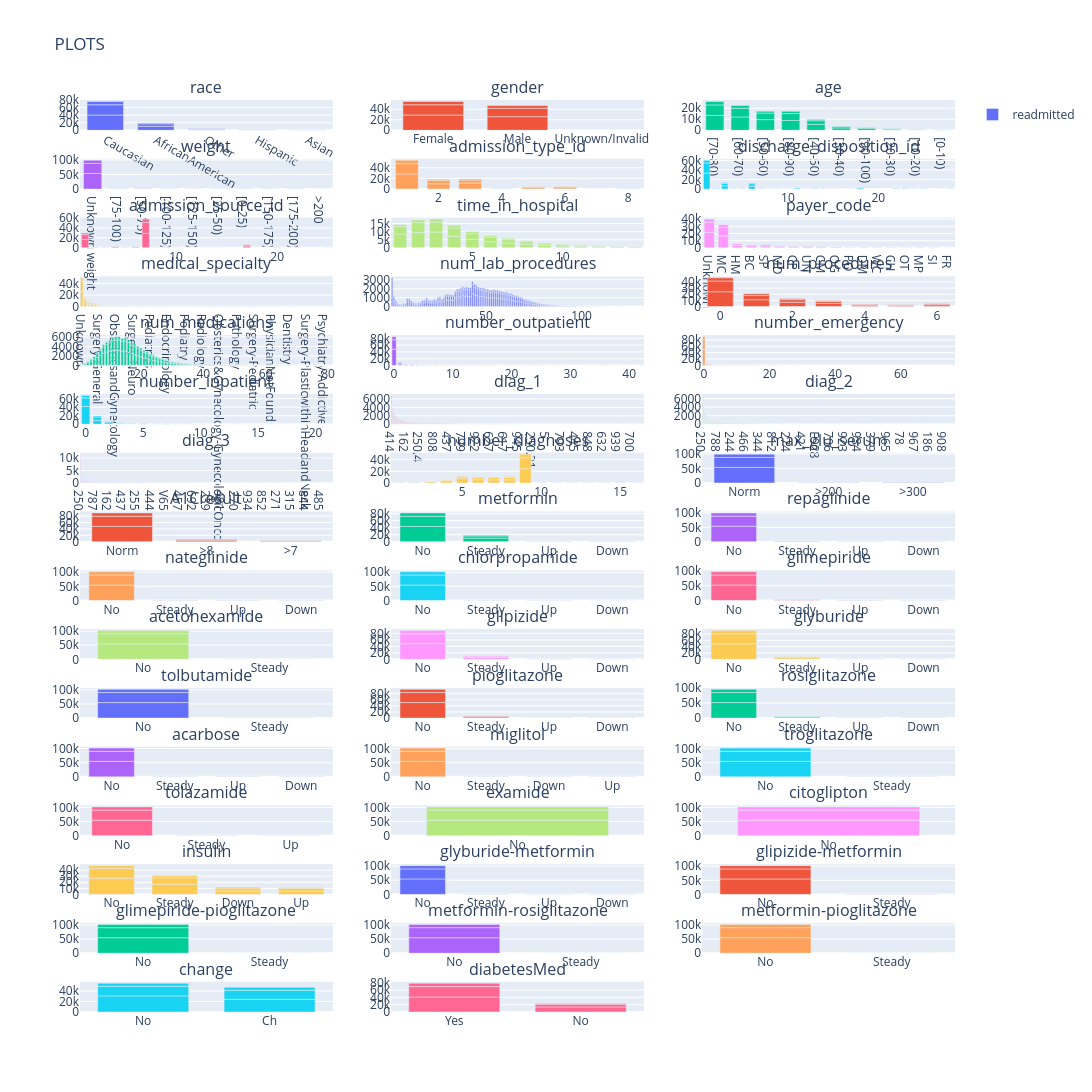

Notebook source saved alongside this figure:
### Code cell
i = 1
j = 1
d = {}
fig.update_layout(height=4000, width= 1200, title_text = "PLOTS")
for col in dfChecked.columns: 
    if col == 'race':
        dfFreq = dfChecked.value_counts([col, 'readmitted']).reset_index().rename(columns={'count':'frequency'})
        # dfFreq = dfChecked.value_counts([col, 'readmitted']).reset_index().rename(columns={0:'frequency'})
        # d['fig{0}'.format(col)]  = px.bar(dfFreq, x=col, y="frequency", color="readmitted", barmode='group')
        fig.add_trace(go.Bar(x=dfFreq[col], y=dfFreq['frequency'], legendgroup='readmitted', alignmentgroup='readmitted', name='readmitted', showlegend=True), i, j)
    if col != 'readmitted' and col != 'race':
        dfFreq = dfChecked.value_counts([col, 'readmitted']).reset_index().rename(columns={'count':'frequency'})
        # dfFreq = dfChecked.value_counts([col, 'readmitted']).reset_index().rename(columns={0:'frequency'})
        # d['fig{0}'.format(col)]  = px.bar(dfFreq, x=col, y="frequency", color="readmitted", barmode='group')
        fig.add_trace(go.Bar(x=dfFreq[col], y=dfFreq['frequency'], legendgroup='readmitted', alignmentgroup='readmitted', name='readmitted', showlegend=False), i, j)
    if j <= 4:
        j += 1
    if j == 4:
        i += 1
        j = 1 

fig.update_layout(barmode='group', bargroupgap = 0.1)
# fig.show()

### Figure 1 — Plotly figure (JSON) as saved in the notebook; plotly's stock layout.template omitted (floating-point values rounded to 4 significant figures; data arrays with more than 128 entries replaced by an {"elided": "..."} marker saying what was removed)
{"data": [{"alignmentgroup": "readmitted", "legendgroup": "readmitted", "name": "readmitted", "showlegend": true, "type": "bar", "x": ["Caucasian", "Caucasian", "AfricanAmerican", "Caucasian", "AfricanAmerican", "Other", "AfricanAmerican", "Hispanic", "Other", "Hispanic", "Asian", "Other", "Hispanic", "Asian", "Asian"], "xaxis": "x", "y": [40383, 27124, 10421, 8592, 6634, 2462, 2155, 1183, 984, 642, 415, 333, 212, 161, 65], "yaxis": "y"}, {"alignmentgroup": "readmitted", "legendgroup": "readmitted", "name": "readmitted", "showlegend": false, "type": "bar", "x": ["Female", "Male", "Female", "Male", "Female", "Male", "Unknown/Invalid"], "xaxis": "x2", "y": [29038, 25823, 19518, 16027, 6152, 5205, 3], "yaxis": "y2"}, {"alignmentgroup": "readmitted", "legendgroup": "readmitted", "name": "readmitted", "showlegend": false, "type": "bar", "x": ["[70-80)", "[60-70)", "[50-60)", "[70-80)", "[80-90)", "[60-70)", "[80-90)", "[50-60)", "[40-50)", "[40-50)", "[70-80)", "[60-70)", "[30-40)", "[80-90)", "[90-100)", "[50-60)", "[30-40)", "[40-50)", "[20-30)", "[90-100)", "[20-30)", "[10-20)", "[30-40)", "[90-100)", "[20-30)", "[10-20)", "[0-10)", "[10-20)", "[0-10)", "[0-10)"], "xaxis": "x3", "y": [13524, 12084, 9671, 9475, 8896, 7897, 6223, 5917, 5380, 3278, 3069, 2502, 2164, 2078, 1675, 1668, 1187, 1027, 911, 808, 510, 427, 424, 310, 236, 224, 132, 40, 26, 3], "yaxis": "y3"}, {"alignmentgroup": "readmitted", "legendgroup": "readmitted", "name": "readmitted", "showlegend": false, "type": "bar", "x": ["Unknown weight", "Unknown weight", "Unknown weight", "[75-100)", "[75-100)", "[50-75)", "[50-75)", "[100-125)", "[100-125)", "[75-100)", "[50-75)", "[125-150)", "[100-125)", "[125-150)", "[25-50)", "[25-50)", "[0-25)", "[150-175)", "[150-175)", "[125-150)", "[0-25)", "[25-50)", "[0-25)", "[175-200)", "[175-200)", "[150-175)", ">200", "[175-200)"], "xaxis": "x4", "y": [53534, 34035, 11000, 663, 520, 403, 389, 292, 266, 153, 105, 69, 67, 64, 47, 42, 31, 16, 16, 12, 9, 8, 8, 5, 5, 3, 3, 1], "yaxis": "y4"}, {"alignmentgroup": "readmitted", "legendgroup": "readmitted", "name": "readmitted", "showlegend": false, "type": "bar", "x": [1, 1, 3, 2, 2, 1, 3, 5, 6, 6, 2, 3, 5, 6, 5, 8, 8, 8, 7, 4, 4, 4], "xaxis": "x5", "y": [28460, 19309, 11162, 9962, 6452, 6221, 5746, 2569, 2474, 2231, 2066, 1961, 1721, 586, 495, 209, 84, 27, 21, 7, 2, 1], "yaxis": "y5"}, {"alignmentgroup": "readmitted", "legendgroup": "readmitted", "name": "readmitted", "showlegend": false, "type": "bar", "x": [1, 1, 3, 6, 1, 6, 3, 18, 3, 11, 6, 2, 18, 22, 2, 5, 22, 25, 22, 18, 4, 25, 5, 13, 2, 14, 7, 4, 5, 23, 7, 23, 4, 25, 7, 8, 28, 28, 8, 13, 28, 23, 15, 24, 14, 13, 15, 15, 24, 8, 9, 17, 9, 19, 24, 14, 16, 17, 16, 27, 10, 9, 10, 12, 20, 12, 27], "xaxis": "x6", "y": [33115, 21517, 6992, 5902, 5602, 5362, 4916, 2205, 2046, 1642, 1638, 1118, 1027, 922, 668, 587, 552, 521, 519, 459, 433, 376, 350, 344, 342, 341, 312, 278, 247, 238, 221, 144, 104, 92, 90, 55, 54, 51, 38, 36, 34, 30, 28, 25, 24, 19, 18, 17, 16, 15, 10, 9, 9, 8, 7, 7, 6, 5, 5, 4, 4, 2, 2, 2, 2, 1, 1], "yaxis": "y6"}, {"alignmentgroup": "readmitted", "legendgroup": "readmitted", "name": "readmitted", "showlegend": false, "type": "bar", "x": [7, 7, 1, 1, 7, 17, 1, 17, 4, 6, 17, 2, 4, 5, 6, 2, 4, 5, 6, 2, 5, 3, 9, 20, 20, 3, 3, 20, 9, 9, 8, 22, 10, 8, 22, 22, 8, 14, 11, 10, 25, 13], "xaxis": "x7", "y": [29107, 21667, 16795, 9640, 6720, 3617, 3130, 2458, 2206, 1654, 706, 683, 672, 518, 398, 310, 309, 236, 212, 111, 101, 100, 96, 81, 58, 58, 29, 22, 16, 13, 10, 7, 6, 4, 3, 2, 2, 2, 2, 2, 2, 1], "yaxis": "y7"}, {"alignmentgroup": "readmitted", "legendgroup": "readmitted", "name": "readmitted", "showlegend": false, "type": "bar", "x": [3, 2, 1, 4, 3, 2, 5, 4, 1, 6, 5, 7, 6, 8, 7, 3, 2, 4, 8, 9, 5, 10, 1, 9, 11, 6, 10, 7, 12, 11, 13, 8, 14, 12, 13, 9, 14, 10, 11, 12, 13, 14], "xaxis": "x8", "y": [9777, 9593, 8575, 7216, 6085, 5919, 5181, 5064, 4471, 3835, 3586, 2984, 2755, 2177, 2123, 1894, 1712, 1644, 1589, 1491, 1199, 1168, 1162, 1099, 961, 949, 838, 752, 737, 699, 640, 625, 529, 518, 421, 412, 378, 336, 195, 193, 149, 135], "yaxis": "y8"}, {"alignmentgroup": "readmitted", "legendgroup": "readmitted", "name": "readmitted", "showlegend": false, "type": "bar", "x": ["Unknown", "MC", "Unknown", "MC", "Unknown", "MC", "HM", "BC", "SP", "HM", "SP", "MD", "CP", "UN", "BC", "MD", "CM", "CP", "UN", "CM", "HM", "OG", "SP", "BC", "MD", "PO", "OG", "DM", "UN", "DM", "CP", "CM", "PO", "OG", "WC", "CH", "DM", "OT", "PO", "MP", "OT", "CH", "MP", "SI", "WC", "SI", "CH", "MP", "OT", "SI", "WC", "FR"], "xaxis": "x9", "y": [21801, 16647, 13828, 11982, 4627, 3810, 3310, 2928, 2628, 2320, 1869, 1857, 1538, 1525, 1301, 1259, 1078, 781, 696, 661, 644, 564, 510, 426, 416, 404, 333, 265, 227, 220, 214, 198, 144, 136, 106, 100, 64, 50, 44, 39, 38, 33, 31, 31, 24, 17, 13, 9, 7, 7, 5, 1], "yaxis": "y9"}, {"alignmentgroup": "readmitted", "legendgroup": "readmitted", "name": "readmitted", "showlegend": false, "type": "bar", "x": {"elided": "191 str values"}, "xaxis": "x10", "y": {"elided": "191 int values"}, "yaxis": "y10"}, {"alignmentgroup": "readmitted", "legendgroup": "readmitted", "name": "readmitted", "showlegend": false, "type": "bar", "x": {"elided": "332 int values"}, "xaxis": "x11", "y": {"elided": "332 int values"}, "yaxis": "y11"}, {"alignmentgroup": "readmitted", "legendgroup": "readmitted", "name": "readmitted", "showlegend": false, "type": "bar", "x": [0, 0, 1, 2, 1, 3, 0, 2, 3, 6, 1, 4, 5, 6, 2, 4, 3, 5, 6, 4, 5], "xaxis": "x12", "y": [24136, 17348, 11184, 7076, 7026, 5435, 5168, 4219, 2999, 2909, 2532, 2340, 1784, 1570, 1422, 1379, 1009, 1004, 475, 461, 290], "yaxis": "y12"}, {"alignmentgroup": "readmitted", "legendgroup": "readmitted", "name": "readmitted", "showlegend": false, "type": "bar", "x": {"elided": "210 int values"}, "xaxis": "x13", "y": {"elided": "210 int values"}, "yaxis": "y13"}, {"alignmentgroup": "readmitted", "legendgroup": "readmitted", "name": "readmitted", "showlegend": false, "type": "bar", "x": [0, 0, 0, 1, 1, 2, 2, 1, 3, 3, 2, 4, 4, 3, 5, 5, 4, 6, 6, 7, 5, 8, 7, 6, 8, 9, 10, 9, 7, 11, 10, 14, 12, 15, 13, 9, 11, 13, 12, 16, 16, 12, 13, 14, 11, 10, 14, 8, 22, 17, 20, 18, 21, 15, 17, 27, 20, 21, 24, 19, 33, 15, 34, 35, 35, 37, 36, 36, 29, 38, 39, 40, 29, 26, 28, 26, 18, 25, 25, 24, 23, 23, 22, 17, 19, 42], "xaxis": "x14", "y": [47912, 28039, 9076, 3714, 3643, 1666, 1434, 1190, 922, 869, 494, 480, 453, 251, 243, 227, 166, 154, 109, 83, 63, 53, 48, 40, 40, 38, 35, 32, 24, 24, 17, 17, 15, 14, 14, 13, 12, 11, 9, 8, 7, 6, 6, 6, 6, 5, 5, 5, 4, 4, 4, 4, 4, 4, 3, 3, 3, 3, 2, 2, 2, 2, 1, 1, 1, 1, 1, 1, 1, 1, 1, 1, 1, 1, 1, 1, 1, 1, 1, 1, 1, 1, 1, 1, 1, 1], "yaxis": "y14"}, {"alignmentgroup": "readmitted", "legendgroup": "readmitted", "name": "readmitted", "showlegend": false, "type": "bar", "x": [0, 0, 0, 1, 1, 1, 2, 2, 3, 2, 3, 4, 3, 4, 5, 4, 6, 5, 7, 5, 8, 10, 6, 7, 9, 8, 11, 6, 9, 10, 8, 13, 7, 12, 11, 13, 18, 11, 9, 22, 22, 25, 16, 20, 19, 19, 12, 12, 16, 15, 14, 16, 64, 63, 54, 46, 42, 37, 29, 28, 13, 24, 18, 21, 21, 20, 20, 14, 15, 76], "xaxis": "x15", "y": [50710, 30206, 9467, 3450, 3125, 1102, 997, 672, 374, 373, 204, 190, 147, 115, 107, 69, 57, 47, 47, 38, 25, 22, 22, 19, 18, 16, 15, 15, 12, 12, 9, 7, 7, 6, 5, 4, 4, 3, 3, 3, 3, 2, 2, 2, 2, 2, 2, 2, 2, 2, 2, 1, 1, 1, 1, 1, 1, 1, 1, 1, 1, 1, 1, 1, 1, 1, 1, 1, 1, 1], "yaxis": "y15"}, {"alignmentgroup": "readmitted", "legendgroup": "readmitted", "name": "readmitted", "showlegend": false, "type": "bar", "x": [0, 0, 1, 1, 0, 2, 2, 1, 3, 2, 3, 4, 3, 4, 5, 4, 5, 6, 6, 5, 7, 7, 6, 8, 8, 7, 9, 9, 11, 10, 10, 12, 11, 8, 12, 9, 13, 10, 15, 13, 14, 14, 12, 13, 16, 16, 16, 17, 18, 19, 19, 21], "xaxis": "x16", "y": [41596, 20328, 8831, 8167, 5706, 3594, 2653, 2523, 1686, 1319, 1033, 821, 692, 418, 395, 383, 255, 238, 166, 162, 122, 95, 76, 70, 67, 51, 51, 47, 33, 26, 26, 17, 16, 14, 13, 13, 10, 9, 9, 8, 6, 4, 4, 2, 2, 2, 2, 1, 1, 1, 1, 1], "yaxis": "y16"}, {"alignmentgroup": "readmitted", "legendgroup": "readmitted", "name": "readmitted", "showlegend": false, "type": "bar", "x": {"elided": "1695 str values"}, "xaxis": "x17", "y": {"elided": "1695 int values"}, "yaxis": "y17"}, {"alignmentgroup": "readmitted", "legendgroup": "readmitted", "name": "readmitted", "showlegend": false, "type": "bar", "x": {"elided": "1699 str values"}, "xaxis": "x18", "y": {"elided": "1699 int values"}, "yaxis": "y18"}, {"alignmentgroup": "readmitted", "legendgroup": "readmitted", "name": "readmitted", "showlegend": false, "type": "bar", "x": {"elided": "1804 str values"}, "xaxis": "x19", "y": {"elided": "1804 int values"}, "yaxis": "y19"}, {"alignmentgroup": "readmitted", "legendgroup": "readmitted", "name": "readmitted", "showlegend": false, "type": "bar", "x": [9, 9, 5, 9, 6, 8, 7, 8, 7, 4, 6, 5, 3, 4, 8, 7, 6, 5, 3, 2, 4, 2, 3, 1, 2, 1, 16, 16, 1, 10, 13, 13, 12, 10, 11, 15, 16, 11, 12, 13, 14, 14, 15, 11, 10, 15, 12, 14], "xaxis": "x20", "y": [24448, 18901, 7354, 6125, 5706, 5564, 5542, 3798, 3732, 3474, 3397, 2996, 1863, 1606, 1254, 1119, 1058, 1043, 763, 687, 457, 274, 209, 167, 62, 39, 27, 14, 13, 9, 7, 6, 5, 5, 5, 5, 4, 3, 3, 3, 3, 3, 3, 3, 3, 2, 1, 1], "yaxis": "y20"}, {"alignmentgroup": "readmitted", "legendgroup": "readmitted", "name": "readmitted", "showlegend": false, "type": "bar", "x": ["Norm", "Norm", "Norm", ">200", ">300", ">200", ">300", ">200", ">300"], "xaxis": "x21", "y": [53532, 34494, 10991, 770, 562, 530, 521, 185, 181], "yaxis": "y21"}, {"alignmentgroup": "readmitted", "legendgroup": "readmitted", "name": "readmitted", "showlegend": false, "type": "bar", "x": ["Norm", "Norm", "Norm", ">8", ">8", ">7", ">7", ">8", ">7"], "xaxis": "x22", "y": [48231, 31344, 10163, 4504, 2901, 2129, 1300, 811, 383], "yaxis": "y22"}, {"alignmentgroup": "readmitted", "legendgroup": "readmitted", "name": "readmitted", "showlegend": false, "type": "bar", "x": ["No", "No", "Steady", "No", "Steady", "Steady", "Up", "Up", "Down", "Down", "Up", "Down"], "xaxis": "x23", "y": [43521, 28839, 10395, 9418, 6169, 1782, 632, 347, 316, 190, 88, 69], "yaxis": "y23"}, {"alignmentgroup": "readmitted", "legendgroup": "readmitted", "name": "readmitted", "showlegend": false, "type": "bar", "x": ["No", "No", "No", "Steady", "Steady", "Steady", "Up", "Up", "Down", "Up", "Down", "Down"], "xaxis": "x24", "y": [54170, 34905, 11152, 614, 588, 182, 57, 33, 23, 20, 19, 3], "yaxis": "y24"}, {"alignmentgroup": "readmitted", "legendgroup": "readmitted", "name": "readmitted", "showlegend": false, "type": "bar", "x": ["No", "No", "No", "Steady", "Steady", "Steady", "Up", "Up", "Down", "Down", "Down", "Up"], "xaxis": "x25", "y": [54503, 35283, 11277, 342, 248, 78, 13, 10, 6, 4, 1, 1], "yaxis": "y25"}, {"alignmentgroup": "readmitted", "legendgroup": "readmitted", "name": "readmitted", "showlegend": false, "type": "bar", "x": ["No", "No", "No", "Steady", "Steady", "Steady", "Up", "Down", "Up"], "xaxis": "x26", "y": [54817, 35511, 11352, 45, 29, 5, 5, 1, 1], "yaxis": "y26"}, {"alignmentgroup": "readmitted", "legendgroup": "readmitted", "name": "readmitted", "showlegend": false, "type": "bar", "x": ["No", "No", "No", "Steady", "Steady", "Steady", "Up", "Up", "Down", "Down", "Up", "Down"], "xaxis": "x27", "y": [52110, 33638, 10827, 2465, 1737, 468, 188, 102, 101, 68, 37, 25], "yaxis": "y27"}, {"alignmentgroup": "readmitted", "legendgroup": "readmitted", "name": "readmitted", "showlegend": false, "type": "bar", "x": ["No", "No", "No", "Steady"], "xaxis": "x28", "y": [54864, 35544, 11357, 1], "yaxis": "y28"}, {"alignmentgroup": "readmitted", "legendgroup": "readmitted", "name": "readmitted", "showlegend": false, "type": "bar", "x": ["No", "No", "No", "Steady", "Steady", "Steady", "Up", "Up", "Down", "Down", "Up", "Down"], "xaxis": "x29", "y": [48360, 30815, 9905, 5855, 4233, 1268, 385, 286, 264, 211, 99, 85], "yaxis": "y29"}, {"alignmentgroup": "readmitted", "legendgroup": "readmitted", "name": "readmitted", "showlegend": false, "type": "bar", "x": ["No", "No", "No", "Steady", "Steady", "Steady", "Up", "Down", "Up", "Down", "Up", "Down"], "xaxis": "x30", "y": [49064, 31827, 10225, 5058, 3221, 995, 453, 289, 274, 223, 85, 52], "yaxis": "y30"}, {"alignmentgroup": "readmitted", "legendgroup": "readmitted", "name": "readmitted", "showlegend": false, "type": "bar", "x": ["No", "No", "No", "Steady", "Steady", "Steady"], "xaxis": "x31", "y": [54849, 35538, 11356, 15, 7, 1], "yaxis": "y31"}, {"alignmentgroup": "readmitted", "legendgroup": "readmitted", "name": "readmitted", "showlegend": false, "type": "bar", "x": ["No", "No", "No", "Steady", "Steady", "Steady", "Up", "Up", "Down", "Down", "Up", "Down"], "xaxis": "x32", "y": [51067, 32788, 10583, 3629, 2620, 727, 113, 92, 55, 45, 29, 18], "yaxis": "y32"}, {"alignmentgroup": "readmitted", "legendgroup": "readmitted", "name": "readmitted", "showlegend": false, "type": "bar", "x": ["No", "No", "No", "Steady", "Steady", "Steady", "Up", "Down", "Up", "Down", "Up", "Down"], "xaxis": "x33", "y": [51573, 33136, 10692, 3124, 2335, 641, 107, 60, 52, 22, 19, 5], "yaxis": "y33"}, {"alignmentgroup": "readmitted", "legendgroup": "readmitted", "name": "readmitted", "showlegend": false, "type": "bar", "x": ["No", "No", "No", "Steady", "Steady", "Steady", "Up", "Up", "Up", "Down", "Down", "Down"], "xaxis": "x34", "y": [54739, 35390, 11329, 150, 120, 25, 4, 4, 2, 1, 1, 1], "yaxis": "y34"}, {"alignmentgroup": "readmitted", "legendgroup": "readmitted", "name": "readmitted", "showlegend": false, "type": "bar", "x": ["No", "No", "No", "Steady", "Steady", "Down", "Down", "Steady", "Up", "Up"], "xaxis": "x35", "y": [54850, 35525, 11353, 16, 13, 3, 2, 2, 1, 1], "yaxis": "y35"}, {"alignmentgroup": "readmitted", "legendgroup": "readmitted", "name": "readmitted", "showlegend": false, "type": "bar", "x": ["No", "No", "No", "Steady", "Steady"], "xaxis": "x36", "y": [54863, 35543, 11357, 2, 1], "yaxis": "y36"}, {"alignmentgroup": "readmitted", "legendgroup": "readmitted", "name": "readmitted", "showlegend": false, "type": "bar", "x": ["No", "No", "No", "Steady", "Steady", "Steady", "Up"], "xaxis": "x37", "y": [54838, 35535, 11354, 26, 9, 3, 1], "yaxis": "y37"}, {"alignmentgroup": "readmitted", "legendgroup": "readmitted", "name": "readmitted", "showlegend": false, "type": "bar", "x": ["No", "No", "No"], "xaxis": "x38", "y": [54864, 35545, 11357], "yaxis": "y38"}, {"alignmentgroup": "readmitted", "legendgroup": "readmitted", "name": "readmitted", "showlegend": false, "type": "bar", "x": ["No", "No", "No"], "xaxis": "x39", "y": [54864, 35545, 11357], "yaxis": "y39"}, {"alignmentgroup": "readmitted", "legendgroup": "readmitted", "name": "readmitted", "showlegend": false, "type": "bar", "x": ["No", "Steady", "No", "Steady", "Down", "Up", "No", "Down", "Up", "Steady", "Down", "Up"], "xaxis": "x40", "y": [26678, 16934, 15949, 10482, 5768, 5484, 4756, 4752, 4362, 3433, 1698, 1470], "yaxis": "y40"}, {"alignmentgroup": "readmitted", "legendgroup": "readmitted", "name": "readmitted", "showlegend": false, "type": "bar", "x": ["No", "No", "No", "Steady", "Steady", "Steady", "Up", "Down", "Down", "Up"], "xaxis": "x41", "y": [54494, 35287, 11279, 358, 257, 77, 7, 5, 1, 1], "yaxis": "y41"}, {"alignmentgroup": "readmitted", "legendgroup": "readmitted", "name": "readmitted", "showlegend": false, "type": "bar", "x": ["No", "No", "No", "Steady", "Steady", "Steady"], "xaxis": "x42", "y": [54859, 35538, 11356, 7, 5, 1], "yaxis": "y42"}, {"alignmentgroup": "readmitted", "legendgroup": "readmitted", "name": "readmitted", "showlegend": false, "type": "bar", "x": ["No", "No", "No", "Steady"], "xaxis": "x43", "y": [54864, 35544, 11357, 1], "yaxis": "y43"}, {"alignmentgroup": "readmitted", "legendgroup": "readmitted", "name": "readmitted", "showlegend": false, "type": "bar", "x": ["No", "No", "No", "Steady"], "xaxis": "x44", "y": [54862, 35545, 11357, 2], "yaxis": "y44"}, {"alignmentgroup": "readmitted", "legendgroup": "readmitted", "name": "readmitted", "showlegend": false, "type": "bar", "x": ["No", "No", "No", "Steady"], "xaxis": "x45", "y": [54863, 35545, 11357, 1], "yaxis": "y45"}, {"alignmentgroup": "readmitted", "legendgroup": "readmitted", "name": "readmitted", "showlegend": false, "type": "bar", "x": ["No", "Ch", "No", "Ch", "No", "Ch"], "xaxis": "x46", "y": [30683, 24181, 18273, 17272, 5799, 5558], "yaxis": "y46"}, {"alignmentgroup": "readmitted", "legendgroup": "readmitted", "name": "readmitted", "showlegend": false, "type": "bar", "x": ["Yes", "Yes", "No", "Yes", "No", "No"], "xaxis": "x47", "y": [40934, 28318, 13930, 9111, 7227, 2246], "yaxis": "y47"}], "layout": {"annotations": [{"font": {"size": 16}, "showarrow": false, "text": "race", "x": 0.1444, "xanchor": "center", "xref": "paper", "y": 1, "yanchor": "bottom", "yref": "paper"}, {"font": {"size": 16}, "showarrow": false, "text": "gender", "x": 0.5, "xanchor": "center", "xref": "paper", "y": 1, "yanchor": "bottom", "yref": "paper"}, {"font": {"size": 16}, "showarrow": false, "text": "age", "x": 0.8556, "xanchor": "center", "xref": "paper", "y": 1, "yanchor": "bottom", "yref": "paper"}, {"font": {"size": 16}, "showarrow": false, "text": "weight", "x": 0.1444, "xanchor": "center", "xref": "paper", "y": 0.9355, "yanchor": "bottom", "yref": "paper"}, {"font": {"size": 16}, "showarrow": false, "text": "admission_type_id", "x": 0.5, "xanchor": "center", "xref": "paper", "y": 0.9355, "yanchor": "bottom", "yref": "paper"}, {"font": {"size": 16}, "showarrow": false, "text": "discharge_disposition_id", "x": 0.8556, "xanchor": "center", "xref": "paper", "y": 0.9355, "yanchor": "bottom", "yref": "paper"}, {"font": {"size": 16}, "showarrow": false, "text": "admission_source_id", "x": 0.1444, "xanchor": "center", "xref": "paper", "y": 0.8711, "yanchor": "bottom", "yref": "paper"}, {"font": {"size": 16}, "showarrow": false, "text": "time_in_hospital", "x": 0.5, "xanchor": "center", "xref": "paper", "y": 0.8711, "yanchor": "bottom", "yref": "paper"}, {"font": {"size": 16}, "showarrow": false, "text": "payer_code", "x": 0.8556, "xanchor": "center", "xref": "paper", "y": 0.8711, "yanchor": "bottom", "yref": "paper"}, {"font": {"size": 16}, "showarrow": false, "text": "medical_specialty", "x": 0.1444, "xanchor": "center", "xref": "paper", "y": 0.8066, "yanchor": "bottom", "yref": "paper"}, {"font": {"size": 16}, "showarrow": false, "text": "num_lab_procedures", "x": 0.5, "xanchor": "center", "xref": "paper", "y": 0.8066, "yanchor": "bottom", "yref": "paper"}, {"font": {"size": 16}, "showarrow": false, "text": "num_procedures", "x": 0.8556, "xanchor": "center", "xref": "paper", "y": 0.8066, "yanchor": "bottom", "yref": "paper"}, {"font": {"size": 16}, "showarrow": false, "text": "num_medications", "x": 0.1444, "xanchor": "center", "xref": "paper", "y": 0.7422, "yanchor": "bottom", "yref": "paper"}, {"font": {"size": 16}, "showarrow": false, "text": "number_outpatient", "x": 0.5, "xanchor": "center", "xref": "paper", "y": 0.7422, "yanchor": "bottom", "yref": "paper"}, {"font": {"size": 16}, "showarrow": false, "text": "number_emergency", "x": 0.8556, "xanchor": "center", "xref": "paper", "y": 0.7422, "yanchor": "bottom", "yref": "paper"}, {"font": {"size": 16}, "showarrow": false, "text": "number_inpatient", "x": 0.1444, "xanchor": "center", "xref": "paper", "y": 0.6777, "yanchor": "bottom", "yref": "paper"}, {"font": {"size": 16}, "showarrow": false, "text": "diag_1", "x": 0.5, "xanchor": "center", "xref": "paper", "y": 0.6777, "yanchor": "bottom", "yref": "paper"}, {"font": {"size": 16}, "showarrow": false, "text": "diag_2", "x": 0.8556, "xanchor": "center", "xref": "paper", "y": 0.6777, "yanchor": "bottom", "yref": "paper"}, {"font": {"size": 16}, "showarrow": false, "text": "diag_3", "x": 0.1444, "xanchor": "center", "xref": "paper", "y": 0.6133, "yanchor": "bottom", "yref": "paper"}, {"font": {"size": 16}, "showarrow": false, "text": "number_diagnoses", "x": 0.5, "xanchor": "center", "xref": "paper", "y": 0.6133, "yanchor": "bottom", "yref": "paper"}, {"font": {"size": 16}, "showarrow": false, "text": "max_glu_serum", "x": 0.8556, "xanchor": "center", "xref": "paper", "y": 0.6133, "yanchor": "bottom", "yref": "paper"}, {"font": {"size": 16}, "showarrow": false, "text": "A1Cresult", "x": 0.1444, "xanchor": "center", "xref": "paper", "y": 0.5488, "yanchor": "bottom", "yref": "paper"}, {"font": {"size": 16}, "showarrow": false, "text": "metformin", "x": 0.5, "xanchor": "center", "xref": "paper", "y": 0.5488, "yanchor": "bottom", "yref": "paper"}, {"font": {"size": 16}, "showarrow": false, "text": "repaglinide", "x": 0.8556, "xanchor": "center", "xref": "paper", "y": 0.5488, "yanchor": "bottom", "yref": "paper"}, {"font": {"size": 16}, "showarrow": false, "text": "nateglinide", "x": 0.1444, "xanchor": "center", "xref": "paper", "y": 0.4844, "yanchor": "bottom", "yref": "paper"}, {"font": {"size": 16}, "showarrow": false, "text": "chlorpropamide", "x": 0.5, "xanchor": "center", "xref": "paper", "y": 0.4844, "yanchor": "bottom", "yref": "paper"}, {"font": {"size": 16}, "showarrow": false, "text": "glimepiride", "x": 0.8556, "xanchor": "center", "xref": "paper", "y": 0.4844, "yanchor": "bottom", "yref": "paper"}, {"font": {"size": 16}, "showarrow": false, "text": "acetohexamide", "x": 0.1444, "xanchor": "center", "xref": "paper", "y": 0.4199, "yanchor": "bottom", "yref": "paper"}, {"font": {"size": 16}, "showarrow": false, "text": "glipizide", "x": 0.5, "xanchor": "center", "xref": "paper", "y": 0.4199, "yanchor": "bottom", "yref": "paper"}, {"font": {"size": 16}, "showarrow": false, "text": "glyburide", "x": 0.8556, "xanchor": "center", "xref": "paper", "y": 0.4199, "yanchor": "bottom", "yref": "paper"}, {"font": {"size": 16}, "showarrow": false, "text": "tolbutamide", "x": 0.1444, "xanchor": "center", "xref": "paper", "y": 0.3555, "yanchor": "bottom", "yref": "paper"}, {"font": {"size": 16}, "showarrow": false, "text": "pioglitazone", "x": 0.5, "xanchor": "center", "xref": "paper", "y": 0.3555, "yanchor": "bottom", "yref": "paper"}, {"font": {"size": 16}, "showarrow": false, "text": "rosiglitazone", "x": 0.8556, "xanchor": "center", "xref": "paper", "y": 0.3555, "yanchor": "bottom", "yref": "paper"}, {"font": {"size": 16}, "showarrow": false, "text": "acarbose", "x": 0.1444, "xanchor": "center", "xref": "paper", "y": 0.291, "yanchor": "bottom", "yref": "paper"}, {"font": {"size": 16}, "showarrow": false, "text": "miglitol", "x": 0.5, "xanchor": "center", "xref": "paper", "y": 0.291, "yanchor": "bottom", "yref": "paper"}, {"font": {"size": 16}, "showarrow": false, "text": "troglitazone", "x": 0.8556, "xanchor": "center", "xref": "paper", "y": 0.291, "yanchor": "bottom", "yref": "paper"}, {"font": {"size": 16}, "showarrow": false, "text": "tolazamide", "x": 0.1444, "xanchor": "center", "xref": "paper", "y": 0.2266, "yanchor": "bottom", "yref": "paper"}, {"font": {"size": 16}, "showarrow": false, "text": "examide", "x": 0.5, "xanchor": "center", "xref": "paper", "y": 0.2266, "yanchor": "bottom", "yref": "paper"}, {"font": {"size": 16}, "showarrow": false, "text": "citoglipton", "x": 0.8556, "xanchor": "center", "xref": "paper", "y": 0.2266, "yanchor": "bottom", "yref": "paper"}, {"font": {"size": 16}, "showarrow": false, "text": "insulin", "x": 0.1444, "xanchor": "center", "xref": "paper", "y": 0.1621, "yanchor": "bottom", "yref": "paper"}, {"font": {"size": 16}, "showarrow": false, "text": "glyburide-metformin", "x": 0.5, "xanchor": "center", "xref": "paper", "y": 0.1621, "yanchor": "bottom", "yref": "paper"}, {"font": {"size": 16}, "showarrow": false, "text": "glipizide-metformin", "x": 0.8556, "xanchor": "center", "xref": "paper", "y": 0.1621, "yanchor": "bottom", "yref": "paper"}, {"font": {"size": 16}, "showarrow": false, "text": "glimepiride-pioglitazone", "x": 0.1444, "xanchor": "center", "xref": "paper", "y": 0.09766, "yanchor": "bottom", "yref": "paper"}, {"font": {"size": 16}, "showarrow": false, "text": "metformin-rosiglitazone", "x": 0.5, "xanchor": "center", "xref": "paper", "y": 0.09766, "yanchor": "bottom", "yref": "paper"}, {"font": {"size": 16}, "showarrow": false, "text": "metformin-pioglitazone", "x": 0.8556, "xanchor": "center", "xref": "paper", "y": 0.09766, "yanchor": "bottom", "yref": "paper"}, {"font": {"size": 16}, "showarrow": false, "text": "change", "x": 0.1444, "xanchor": "center", "xref": "paper", "y": 0.0332, "yanchor": "bottom", "yref": "paper"}, {"font": {"size": 16}, "showarrow": false, "text": "diabetesMed", "x": 0.5, "xanchor": "center", "xref": "paper", "y": 0.0332, "yanchor": "bottom", "yref": "paper"}], "bargroupgap": 0.1, "barmode": "group", "height": 4000, "title": {"text": "PLOTS"}, "width": 1200, "xaxis": {"anchor": "y", "domain": [0, 0.2889]}, "xaxis10": {"anchor": "y10", "domain": [0, 0.2889]}, "xaxis11": {"anchor": "y11", "domain": [0.3556, 0.6444]}, "xaxis12": {"anchor": "y12", "domain": [0.7111, 1]}, "xaxis13": {"anchor": "y13", "domain": [0, 0.2889]}, "xaxis14": {"anchor": "y14", "domain": [0.3556, 0.6444]}, "xaxis15": {"anchor": "y15", "domain": [0.7111, 1]}, "xaxis16": {"anchor": "y16", "domain": [0, 0.2889]}, "xaxis17": {"anchor": "y17", "domain": [0.3556, 0.6444]}, "xaxis18": {"anchor": "y18", "domain": [0.7111, 1]}, "xaxis19": {"anchor": "y19", "domain": [0, 0.2889]}, "xaxis2": {"anchor": "y2", "domain": [0.3556, 0.6444]}, "xaxis20": {"anchor": "y20", "domain": [0.3556, 0.6444]}, "xaxis21": {"anchor": "y21", "domain": [0.7111, 1]}, "xaxis22": {"anchor": "y22", "domain": [0, 0.2889]}, "xaxis23": {"anchor": "y23", "domain": [0.3556, 0.6444]}, "xaxis24": {"anchor": "y24", "domain": [0.7111, 1]}, "xaxis25": {"anchor": "y25", "domain": [0, 0.2889]}, "xaxis26": {"anchor": "y26", "domain": [0.3556, 0.6444]}, "xaxis27": {"anchor": "y27", "domain": [0.7111, 1]}, "xaxis28": {"anchor": "y28", "domain": [0, 0.2889]}, "xaxis29": {"anchor": "y29", "domain": [0.3556, 0.6444]}, "xaxis3": {"anchor": "y3", "domain": [0.7111, 1]}, "xaxis30": {"anchor": "y30", "domain": [0.7111, 1]}, "xaxis31": {"anchor": "y31", "domain": [0, 0.2889]}, "xaxis32": {"anchor": "y32", "domain": [0.3556, 0.6444]}, "xaxis33": {"anchor": "y33", "domain": [0.7111, 1]}, "xaxis34": {"anchor": "y34", "domain": [0, 0.2889]}, "xaxis35": {"anchor": "y35", "domain": [0.3556, 0.6444]}, "xaxis36": {"anchor": "y36", "domain": [0.7111, 1]}, "xaxis37": {"anchor": "y37", "domain": [0, 0.2889]}, "xaxis38": {"anchor": "y38", "domain": [0.3556, 0.6444]}, "xaxis39": {"anchor": "y39", "domain": [0.7111, 1]}, "xaxis4": {"anchor": "y4", "domain": [0, 0.2889]}, "xaxis40": {"anchor": "y40", "domain": [0, 0.2889]}, "xaxis41": {"anchor": "y41", "domain": [0.3556, 0.6444]}, "xaxis42": {"anchor": "y42", "domain": [0.7111, 1]}, "xaxis43": {"anchor": "y43", "domain": [0, 0.2889]}, "xaxis44": {"anchor": "y44", "domain": [0.3556, 0.6444]}, "xaxis45": {"anchor": "y45", "domain": [0.7111, 1]}, "xaxis46": {"anchor": "y46", "domain": [0, 0.2889]}, "xaxis47": {"anchor": "y47", "domain": [0.3556, 0.6444]}, "xaxis48": {"anchor": "y48", "domain": [0.7111, 1]}, "xaxis5": {"anchor": "y5", "domain": [0.3556, 0.6444]}, "xaxis6": {"anchor": "y6", "domain": [0.7111, 1]}, "xaxis7": {"anchor": "y7", "domain": [0, 0.2889]}, "xaxis8": {"anchor": "y8", "domain": [0.3556, 0.6444]}, "xaxis9": {"anchor": "y9", "domain": [0.7111, 1]}, "yaxis": {"anchor": "x", "domain": [0.9668, 1]}, "yaxis10": {"anchor": "x10", "domain": [0.7734, 0.8066]}, "yaxis11": {"anchor": "x11", "domain": [0.7734, 0.8066]}, "yaxis12": {"anchor": "x12", "domain": [0.7734, 0.8066]}, "yaxis13": {"anchor": "x13", "domain": [0.709, 0.7422]}, "yaxis14": {"anchor": "x14", "domain": [0.709, 0.7422]}, "yaxis15": {"anchor": "x15", "domain": [0.709, 0.7422]}, "yaxis16": {"anchor": "x16", "domain": [0.6445, 0.6777]}, "yaxis17": {"anchor": "x17", "domain": [0.6445, 0.6777]}, "yaxis18": {"anchor": "x18", "domain": [0.6445, 0.6777]}, "yaxis19": {"anchor": "x19", "domain": [0.5801, 0.6133]}, "yaxis2": {"anchor": "x2", "domain": [0.9668, 1]}, "yaxis20": {"anchor": "x20", "domain": [0.5801, 0.6133]}, "yaxis21": {"anchor": "x21", "domain": [0.5801, 0.6133]}, "yaxis22": {"anchor": "x22", "domain": [0.5156, 0.5488]}, "yaxis23": {"anchor": "x23", "domain": [0.5156, 0.5488]}, "yaxis24": {"anchor": "x24", "domain": [0.5156, 0.5488]}, "yaxis25": {"anchor": "x25", "domain": [0.4512, 0.4844]}, "yaxis26": {"anchor": "x26", "domain": [0.4512, 0.4844]}, "yaxis27": {"anchor": "x27", "domain": [0.4512, 0.4844]}, "yaxis28": {"anchor": "x28", "domain": [0.3867, 0.4199]}, "yaxis29": {"anchor": "x29", "domain": [0.3867, 0.4199]}, "yaxis3": {"anchor": "x3", "domain": [0.9668, 1]}, "yaxis30": {"anchor": "x30", "domain": [0.3867, 0.4199]}, "yaxis31": {"anchor": "x31", "domain": [0.3223, 0.3555]}, "yaxis32": {"anchor": "x32", "domain": [0.3223, 0.3555]}, "yaxis33": {"anchor": "x33", "domain": [0.3223, 0.3555]}, "yaxis34": {"anchor": "x34", "domain": [0.2578, 0.291]}, "yaxis35": {"anchor": "x35", "domain": [0.2578, 0.291]}, "yaxis36": {"anchor": "x36", "domain": [0.2578, 0.291]}, "yaxis37": {"anchor": "x37", "domain": [0.1934, 0.2266]}, "yaxis38": {"anchor": "x38", "domain": [0.1934, 0.2266]}, "yaxis39": {"anchor": "x39", "domain": [0.1934, 0.2266]}, "yaxis4": {"anchor": "x4", "domain": [0.9023, 0.9355]}, "yaxis40": {"anchor": "x40", "domain": [0.1289, 0.1621]}, "yaxis41": {"anchor": "x41", "domain": [0.1289, 0.1621]}, "yaxis42": {"anchor": "x42", "domain": [0.1289, 0.1621]}, "yaxis43": {"anchor": "x43", "domain": [0.06445, 0.09766]}, "yaxis44": {"anchor": "x44", "domain": [0.06445, 0.09766]}, "yaxis45": {"anchor": "x45", "domain": [0.06445, 0.09766]}, "yaxis46": {"anchor": "x46", "domain": [0, 0.0332]}, "yaxis47": {"anchor": "x47", "domain": [0, 0.0332]}, "yaxis48": {"anchor": "x48", "domain": [0, 0.0332]}, "yaxis5": {"anchor": "x5", "domain": [0.9023, 0.9355]}, "yaxis6": {"anchor": "x6", "domain": [0.9023, 0.9355]}, "yaxis7": {"anchor": "x7", "domain": [0.8379, 0.8711]}, "yaxis8": {"anchor": "x8", "domain": [0.8379, 0.8711]}, "yaxis9": {"anchor": "x9", "domain": [0.8379, 0.8711]}}}
